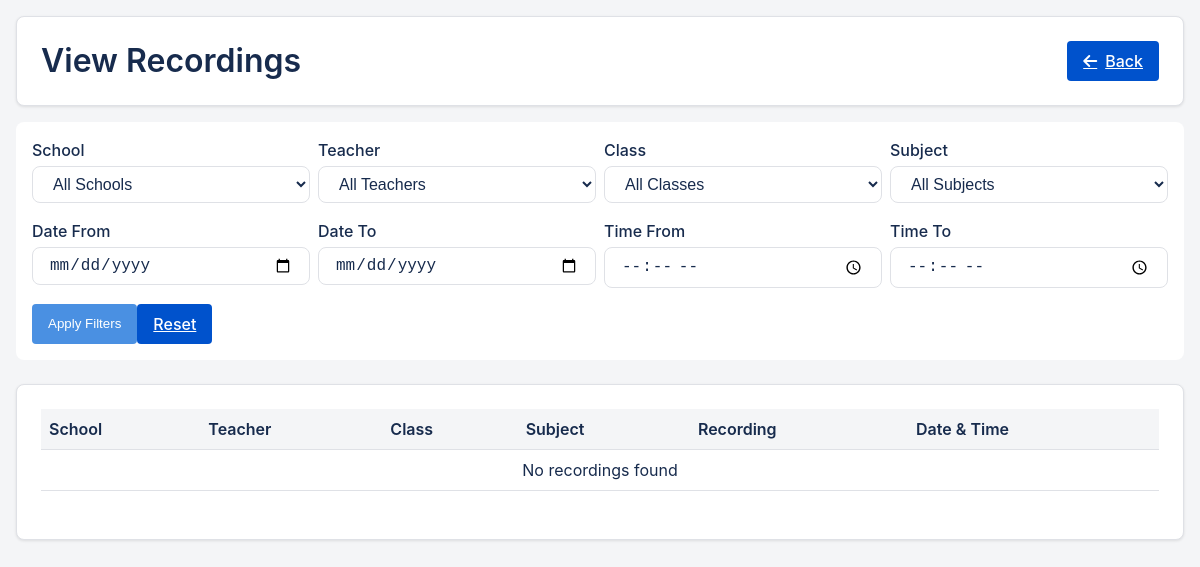
The app's page /admin/view_recordings.php (signed in), older data.
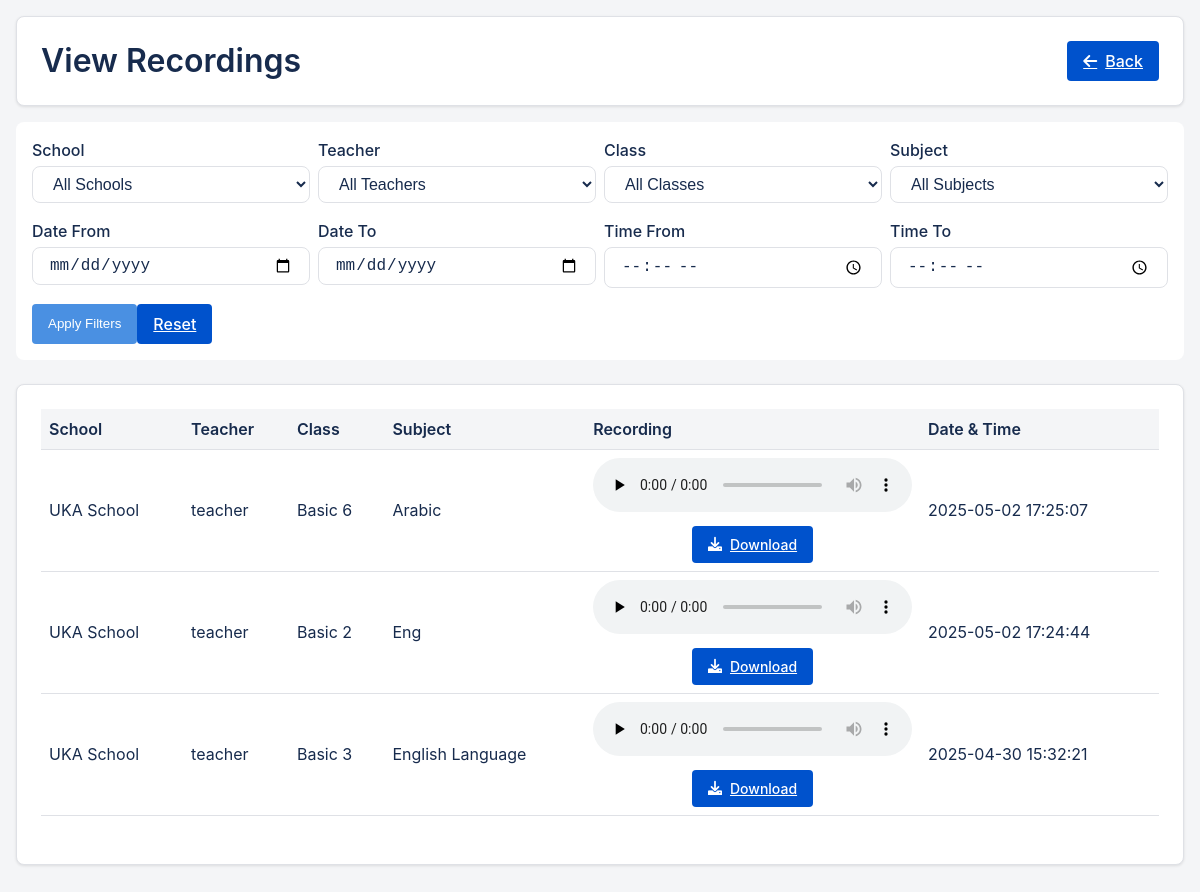
The same page, newer data.
### tables this page shows
CREATE TABLE `recordings` (
  `id` int NOT NULL,
  `teacher_id` int DEFAULT NULL,
  `class_id` int DEFAULT NULL,
  `subject_id` int DEFAULT NULL,
  `recording_path` varchar(255) NOT NULL,
  `start_time` datetime NOT NULL,
  `end_time` datetime NOT NULL,
  `created_at` timestamp NOT NULL DEFAULT CURRENT_TIMESTAMP
);

CREATE TABLE `schools` (
  `id` int NOT NULL,
  `name` varchar(255) NOT NULL,
  `code` varchar(20) NOT NULL,
  `address` varchar(255) DEFAULT NULL,
  `logo_path` varchar(255) DEFAULT NULL,
  `border_color` varchar(20) DEFAULT '#3366cc',
  `created_by` int DEFAULT NULL,
  `created_at` timestamp NOT NULL DEFAULT CURRENT_TIMESTAMP
);

CREATE TABLE `users` (
  `id` int NOT NULL,
  `name` varchar(100) NOT NULL,
  `email` varchar(100) NOT NULL,
  `password` varchar(255) NOT NULL,
  `role` enum('admin','teacher') NOT NULL,
  `created_at` timestamp NOT NULL DEFAULT CURRENT_TIMESTAMP,
  `school_ids` int NOT NULL,
  `school_id` int NOT NULL
);

CREATE TABLE `classes` (
  `id` int NOT NULL,
  `school_id` int NOT NULL,
  `class_name` varchar(100) NOT NULL,
  `description` varchar(255) DEFAULT NULL,
  `created_by` int DEFAULT NULL,
  `created_at` timestamp NOT NULL DEFAULT CURRENT_TIMESTAMP
);

CREATE TABLE `subjects` (
  `id` int NOT NULL,
  `school_id` int NOT NULL,
  `subject_name` varchar(100) NOT NULL,
  `description` varchar(255) DEFAULT NULL,
  `class_id` int DEFAULT NULL,
  `created_by` int DEFAULT NULL,
  `created_at` timestamp NOT NULL DEFAULT CURRENT_TIMESTAMP
);

### admin/view_recordings.php (the view, shortened to what this page needs)
<?php
require_once '../includes/db.php';
try {
    $dateFrom = isset($_GET['date_from']) ? $_GET['date_from'] : '';
    $dateTo = isset($_GET['date_to']) ? $_GET['date_to'] : '';
    $timeFrom = isset($_GET['time_from']) ? $_GET['time_from'] : '';
    $timeTo = isset($_GET['time_to']) ? $_GET['time_to'] : '';
    $page = isset($_GET['page']) ? (int)$_GET['page'] : 1;
    $perPage = 10;
    $offset = ($page - 1) * $perPage;
    $query = "
        SELECT
            r.*,
            u.name as teacher_name,
            s.name as school_name,
            c.class_name,
            sub.subject_name
        FROM recordings r
        INNER JOIN users u ON r.teacher_id = u.id
        INNER JOIN schools s ON u.school_id = s.id
        INNER JOIN classes c ON r.class_id = c.id
        INNER JOIN subjects sub ON r.subject_id = sub.id
        WHERE 1=1
    ";
    $params = [];
    $query .= " ORDER BY r.created_at DESC LIMIT :offset, :limit";
    $params[':offset'] = $offset;
    $params[':limit'] = $perPage;
    $stmt = $pdo->prepare($query);
    foreach ($params as $key => $value) {
        if (in_array($key, [':offset', ':limit'])) {
            $stmt->bindValue($key, $value, PDO::PARAM_INT);
        } else {
            $stmt->bindValue($key, $value);
        }
    }
    $stmt->execute();
    $recordings = $stmt->fetchAll(PDO::FETCH_ASSOC);
} catch (PDOException $e) {
    error_log("Database Error in view_recordings.php: " . $e->getMessage());
    $error = "Database error occurred: " . $e->getMessage();
}
?>
<!DOCTYPE html>
<html lang="en">
<head>
    <link rel="stylesheet" href="https://cdnjs.cloudflare.com/ajax/libs/font-awesome/6.0.0/css/all.min.css">
    <link rel="stylesheet" href="../assets/clean-styles.css">
    <link rel="stylesheet" href="https://cdn.jsdelivr.net/npm/flatpickr/dist/flatpickr.min.css">
</head>
<body>
    <div class="container">
        <div class="card mb-4">
            <div class="d-flex justify-content-between align-items-center">
                <h1 class="mb-0">View Recordings</h1>
                <a href="dashboard.php" class="btn">
                    <i class="fas fa-arrow-left"></i>
                    <span class="d-none d-md-inline ml-2">Back</span>
                </a>
            </div>
        </div>
        <div class="filters">
            <form method="GET" action="" id="filterForm">
                <div class="filter-group">
                    <div>
                        <label>School</label>
                        <select name="school_id" id="schoolSelect" class="form-select">
                            <option value="0">All Schools</option>
                        </select>
                    </div>
                    <div>
                        <label>Teacher</label>
                        <select name="teacher_id" id="teacherSelect" class="form-select">
                            <option value="0">All Teachers</option>
                        </select>
                    </div>
                    <div>
                        <label>Class</label>
                        <select name="class_id" id="classSelect" class="form-select">
                            <option value="0">All Classes</option>
                        </select>
                    </div>
                    <div>
                        <label>Subject</label>
                        <select name="subject_id" id="subjectSelect" class="form-select">
                            <option value="0">All Subjects</option>
                        </select>
                    </div>
                </div>
                <div class="filter-group">
                    <div>
                        <label>Date From</label>
                        <input type="date" name="date_from" class="form-control" value="<?= htmlspecialchars($dateFrom) ?>">
                    </div>
                    <div>
                        <label>Date To</label>
                        <input type="date" name="date_to" class="form-control" value="<?= htmlspecialchars($dateTo) ?>">
                    </div>
                    <div>
                        <label>Time From</label>
                        <input type="time" name="time_from" class="form-control" value="<?= htmlspecialchars($timeFrom) ?>">
                    </div>
                    <div>
                        <label>Time To</label>
                        <input type="time" name="time_to" class="form-control" value="<?= htmlspecialchars($timeTo) ?>">
                    </div>
                </div>
                <div class="d-flex gap-2">
                    <button type="submit" class="btn btn-primary">Apply Filters</button>
                    <a href="view_recordings.php" class="btn">Reset</a>
                </div>
            </form>
        </div>
        <div class="card mb-4">
            <div class="table-responsive">
                <table class="recordings-table">
                    <thead>
                        <tr>
                            <th>School</th>
                            <th>Teacher</th>
                            <th>Class</th>
                            <th>Subject</th>
                            <th>Recording</th>
                            <th>Date & Time</th>
                        </tr>
                    </thead>
                    <tbody>
                        <?php if (!empty($recordings)): ?>
                            <?php foreach ($recordings as $recording): ?>
                                <tr>
                                    <td><?= htmlspecialchars($recording['school_name']) ?></td>
                                    <td><?= htmlspecialchars($recording['teacher_name']) ?></td>
                                    <td><?= htmlspecialchars($recording['class_name']) ?></td>
                                    <td><?= htmlspecialchars($recording['subject_name']) ?></td>
                                    <td class="audio-cell">
                                        <audio controls preload="none">
                                            <source src="../<?= htmlspecialchars($recording['recording_path']) ?>" type="audio/webm">
                                        </audio>
                                        <div class="text-center mt-2">
                                            <a href="../<?= htmlspecialchars($recording['recording_path']) ?>"
                                               download
                                               class="btn btn-sm">
                                                <i class="fas fa-download"></i> Download
                                            </a>
                                        </div>
                                    </td>
                                    <td><?= date('Y-m-d H:i:s', strtotime($recording['created_at'])) ?></td>
                                </tr>
                            <?php endforeach; ?>
                        <?php else: ?>
                            <tr>
                                <td colspan="6" class="text-center">No recordings found</td>
                            </tr>
                        <?php endif; ?>
                    </tbody>
                </table>
            </div>
        </div>
    </div>
</body>
</html>

### assets/clean-styles.css (style rules this page uses)
:root { --primary: #0052cc; --primary-dark: #003d99; --primary-light: #4d88ff; --secondary: #00875a; --secondary-dark: #006644; --success: #36b37e; --danger: #de350b; --warning: #ff991f; --info: #0065ff; --dark: #172b4d; --light: #f4f5f7; --white: #ffffff; --gray: #6b778c; --gray-light: #dfe1e6; --gray-dark: #253858; --body-bg: #f4f5f7; --card-bg: #ffffff; --text: #172b4d; --text-light: #5e6c84; --text-white: #ffffff; --border: #dfe1e6; --spacing-xs: 0.25rem; --spacing-sm: 0.5rem; --spacing-md: 1rem; --spacing-lg: 1.5rem; --spacing-xl: 2rem; --radius-sm: 4px; --radius: 8px; --radius-lg: 12px; --shadow-sm: 0 1px 2px rgba(0, 0, 0, 0.05); --shadow: 0 1px 3px rgba(0, 0, 0, 0.1); --shadow-lg: 0 4px 6px rgba(0, 0, 0, 0.1); --transition: 0.2s ease; }
* { margin: 0; padding: 0; box-sizing: border-box; }
html { font-size: 16px; -webkit-text-size-adjust: 100%; }
body { font-family: -apple-system, BlinkMacSystemFont, "Segoe UI", Roboto, Oxygen, Ubuntu, Cantarell, sans-serif; line-height: 1.5; color: var(--text); background-color: var(--body-bg); }
h1, h2, h3, h4, h5, h6 { margin-bottom: var(--spacing-md); font-weight: 600; line-height: 1.2; color: var(--dark); }
.container { width: 100%; padding: var(--spacing-md); margin: 0 auto; max-width: 1200px; }
.card { background: var(--card-bg); border-radius: var(--radius); box-shadow: var(--shadow); padding: var(--spacing-lg); margin-bottom: var(--spacing-md); border: 1px solid var(--border); }
label { display: block; margin-bottom: var(--spacing-xs); font-weight: 500; color: var(--text); }
input, select, textarea { width: 100%; padding: var(--spacing-sm) var(--spacing-md); border: 1px solid var(--border); border-radius: var(--radius); background-color: var(--white); color: var(--text); font-size: 1rem; }
.btn { display: inline-flex; align-items: center; justify-content: center; padding: var(--spacing-sm) var(--spacing-lg); border-radius: var(--radius); font-weight: 500; text-align: center; cursor: pointer; transition: var(--transition); background: var(--primary); color: var(--text-white); border: none; min-height: 40px; }
.btn-sm { padding: 0.25rem 0.5rem; font-size: 0.875rem; min-height: 32px; }
.table-responsive { overflow-x: auto; -webkit-overflow-scrolling: touch; margin-bottom: var(--spacing-lg); }
table { width: 100%; border-collapse: collapse; }
th, td { padding: var(--spacing-md); border-bottom: 1px solid var(--border); text-align: left; }
th { background: var(--light); font-weight: 600; color: var(--text); }
.d-flex { display: flex !important; }
.justify-content-between { justify-content: space-between !important; }
.align-items-center { align-items: center !important; }
.text-center { text-align: center !important; }
.mb-0 { margin-bottom: 0 !important; }
.mt-2 { margin-top: var(--spacing-sm) !important; }
.btn { display: inline-flex; align-items: center; gap: 0.5rem; padding: 0.5rem 1rem; border-radius: 0.25rem; border: none; cursor: pointer; transition: all 0.2s ease; }
.btn-primary { background-color: #4A90E2; color: white; }

### admin/view_recordings.php (style rules this page uses)
.filters { background: var(--white); padding: var(--spacing-md); border-radius: var(--radius); margin-bottom: var(--spacing-lg); }
.filter-group { display: grid; grid-template-columns: repeat(auto-fit, minmax(200px, 1fr)); gap: var(--spacing-sm); margin-bottom: var(--spacing-md); }
.recordings-table { width: 100%; border-collapse: collapse; }
.recordings-table th, .recordings-table td { padding: var(--spacing-sm); text-align: left; border-bottom: 1px solid var(--border); }
.recordings-table th { background: var(--light); font-weight: 600; }
.audio-cell { min-width: 250px; }
.audio-cell audio { width: 100%; }

Row changes from the older to the newer data that the page shows:
added recordings: schools.name "UKA School", teacher.name "teacher", class.class_name "Basic 6", subject.subject_name "Arabic", created_at "2025-05-02 17:25:07"
added recordings: schools.name "UKA School", teacher.name "teacher", class.class_name "Basic 2", subject.subject_name "Eng", created_at "2025-05-02 17:24:44"
now on this page (row unchanged): recordings: schools.name "UKA School", teacher.name "teacher", class.class_name "Basic 3", subject.subject_name "English Language", created_at "2025-04-30 15:32:21"
Text that changed along with them:
text no longer shown: "No recordings found"
